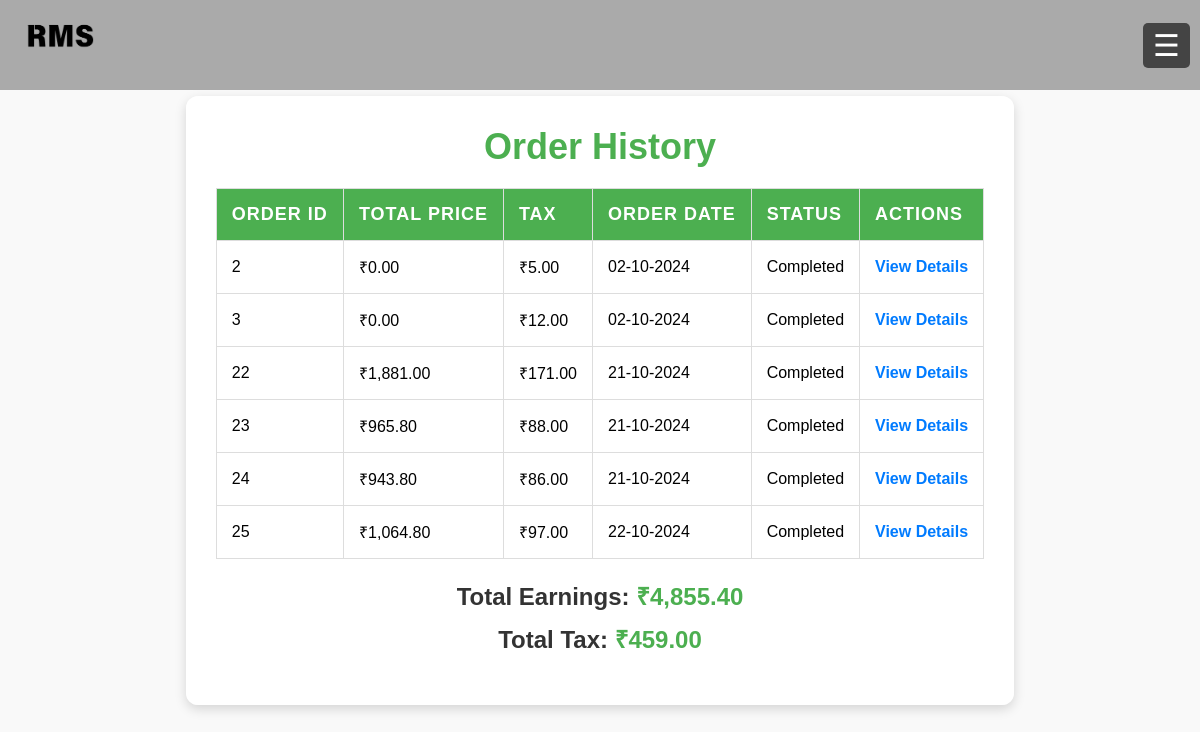
The page /pages/order_history.php (signed in) on the database its author committed.
### tables this page shows
CREATE TABLE `orders` (
  `order_id` int(11) NOT NULL,
  `TAX` int(11) DEFAULT NULL,
  `order_status` char(100) NOT NULL,
  `order_date` date DEFAULT current_timestamp(),
  `table_id` int(11) DEFAULT NULL,
  `staff_id` int(11) DEFAULT NULL,
  `total_price` decimal(10,2) NOT NULL
);

### pages/order_history.php (the view, shortened to what this page needs)
<?php
include '../includes/database.php';
include '../includes/navbar.php';
$totalTax = 0;
$totalEarnings = 0;
$orderHistory = [];
$ordersPerPage = 25;
$page = isset($_GET['page']) ? (int)$_GET['page'] : 1;
$offset = ($page - 1) * $ordersPerPage;
$sql = "SELECT * FROM orders LIMIT $ordersPerPage OFFSET $offset";
$result = $conn->query($sql);
if ($result->num_rows > 0) {
    while ($row = $result->fetch_assoc()) {
        $orderHistory[] = $row;
        $totalEarnings += $row['total_price'];
        $totalTax += $row['TAX'];
    }
} else {
    echo "No orders found.";
}
?>
<!DOCTYPE html>
<html lang="en">
<head>
    <link rel="stylesheet" href="styles.css">
</head>
<body>
<div class="container">
    <h1>Order History</h1>
    <?php if (!empty($orderHistory)) { ?>
        <table>
            <thead>
                <tr>
                    <th>Order ID</th>
                    <th>Total Price</th>
                    <th>Tax</th>
                    <th>Order Date</th>
                    <th>Status</th>
                    <th>Actions</th>
                </tr>
            </thead>
            <tbody>
                <?php foreach ($orderHistory as $order) { ?>
                    <tr>
                        <td><?php echo $order['order_id']; ?></td>
                        <td>₹<?php echo number_format($order['total_price'], 2); ?></td>
                        <td>₹<?php echo number_format($order['TAX'], 2); ?></td>
                        <td><?php echo date("d-m-Y", strtotime($order['order_date'])); ?></td>
                        <td><?php echo ucfirst($order['order_status']); ?></td>
                        <td>
                            <a href="order_details.php?order_id=<?php echo $order['order_id']; ?>" class="view-details">View Details</a>
                        </td>
                    </tr>
                <?php } ?>
            </tbody>
        </table>
        <div class="totals">
            <h2>Total Earnings: <span>₹<?php echo number_format($totalEarnings, 2); ?></span></h2>
            <h2>Total Tax: <span>₹<?php echo number_format($totalTax, 2); ?></span></h2>
        </div>
    <?php } else { ?>
        <p>No order history available.</p>
    <?php } ?>
</div>
</body>
</html>

### CSS/styles.css (style rules this page uses)
* { margin: 0; padding: 0; box-sizing: border-box; }
body { font-family: Arial, sans-serif; background-color: #f0f0f0; display: flex; justify-content: center; align-items: center; height: 100vh; background-image: url('../IMG/background.jpg'); background-size: cover; background-position: center; }
h2 { margin-bottom: 20px; color: #444; }

### includes/navbar.php (style rules this page uses)
body { padding-top: 60px; }

### pages/order_history.php (style rules this page uses)
body { font-family: 'Poppins', sans-serif; margin: 0; padding: 0; background-color: #f9f9f9; background-image: url('../IMG/background.jpg'); background-size: cover; background-attachment: fixed; background-position: center; }
.container { max-width: 1000px; margin: 80px auto; padding: 30px; background-color: rgba(255, 255, 255, 0.9); border-radius: 12px; box-shadow: 0 4px 12px rgba(0, 0, 0, 0.15); }
h1 { text-align: center; color: #4CAF50; font-size: 36px; margin-bottom: 20px; font-weight: bold; }
table { width: 100%; border-collapse: collapse; margin-bottom: 20px; }
th, td { padding: 15px; border: 1px solid #ddd; text-align: left; font-size: 16px; }
th { background-color: #4CAF50; color: white; font-size: 18px; text-transform: uppercase; letter-spacing: 1px; }
td { background-color: #fff; }
tr:nth-child(even) { background-color: #f9f9f9; }
.totals { text-align: center; margin-top: 20px; }
h2 { color: #333; font-size: 24px; margin: 10px 0; font-weight: bold; }
.totals h2 span { color: #4CAF50; font-weight: bold; }
.view-details { color: #007BFF; text-decoration: none; font-weight: bold; }

### rows shown on the page
orders: order_id "2", total_price "0.00", TAX "5.00", order_date "02-10-2024", order_status "Completed"
orders: order_id "3", total_price "0.00", TAX "12.00", order_date "02-10-2024", order_status "Completed"
orders: order_id "22", total_price "1,881.00", TAX "171.00", order_date "21-10-2024", order_status "Completed"
orders: order_id "23", total_price "965.80", TAX "88.00", order_date "21-10-2024", order_status "Completed"
orders: order_id "24", total_price "943.80", TAX "86.00", order_date "21-10-2024", order_status "Completed"
orders: order_id "25", total_price "1,064.80", TAX "97.00", order_date "22-10-2024", order_status "Completed"

### other values the page prints
$totalEarnings "4,855.40"
$totalTax "459.00"
